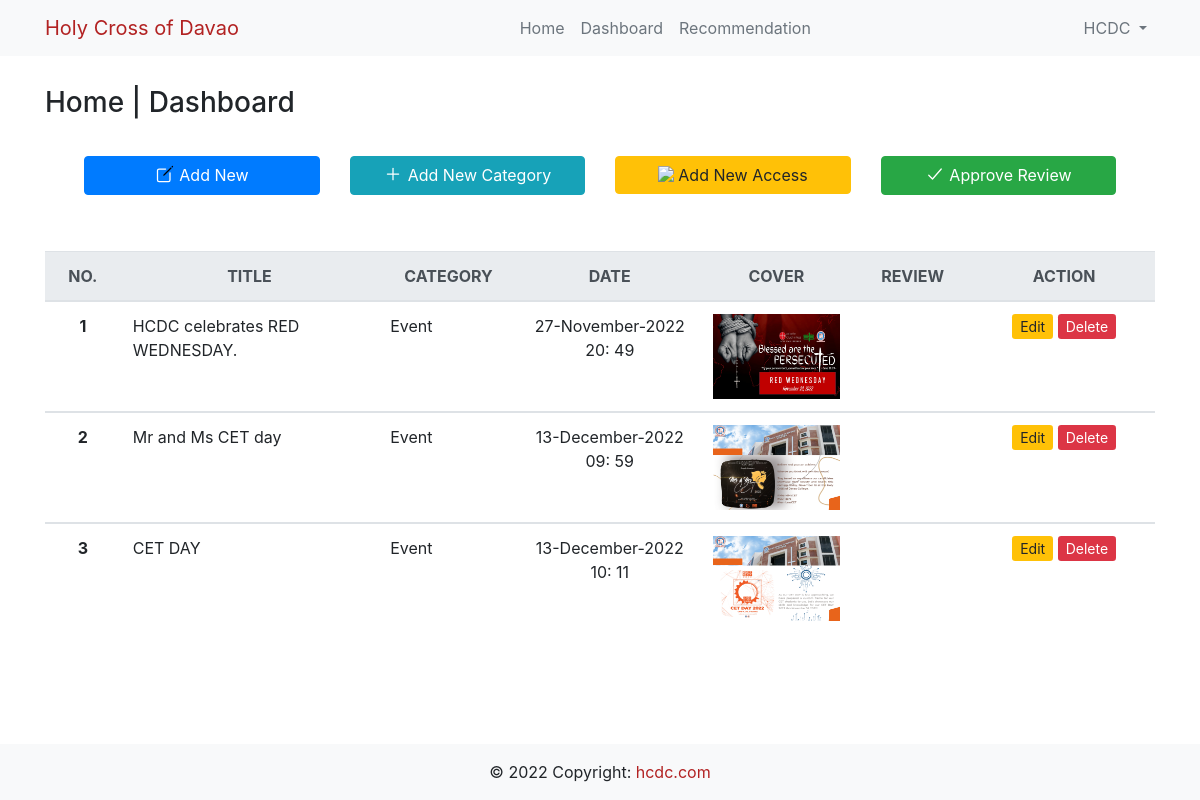
Page /admin/dashboard.php (signed in) on the committed database.
### tables this page shows
CREATE TABLE `posts` (
  `id` int(10) NOT NULL,
  `datetime` varchar(30) NOT NULL,
  `title` text NOT NULL,
  `subtitle` varchar(300) NOT NULL,
  `category` varchar(30) NOT NULL,
  `publisher` varchar(30) NOT NULL,
  `image` varchar(255) NOT NULL,
  `content` text NOT NULL
);

### admin/dashboard.php (the view, shortened to what this page needs)
<?php
	require '../config/config.php';
 ?>
<!DOCTYPE html>
<html lang="en">
<head>
    <link rel="stylesheet" href="https://stackpath.bootstrapcdn.com/bootstrap/4.4.1/css/bootstrap.min.css">
    <link rel="stylesheet" type="text/css" href="../assets/css/style.css">
</head>
<body>
	<nav class="navbar navbar-expand-lg fixed-top bg-light">
		<div class="container">
			<a class="navbar-brand" href="#">Holy Cross of Davao</a>
			<div class="collapse navbar-collapse" id="nav-collapse">
				<ul class="navbar-nav ml-auto mr-auto">
				    <li class="nav-item">
						<a class="nav-link text-secondary" href="../index.php">Home</a>
					</li>
					<li class="nav-item active">
						<a class="nav-link text-secondary" href="dashboard.php">Dashboard<span class="sr-only">(current)</span></a>
					</li>
					<li class="nav-item active">
						<a class="nav-link text-secondary" href="review.php">Recommendation<span class="sr-only">(current)</span></a>
					</li>
				</ul>
				<ul class="navbar-nav">
					<li class="nav-item dropdown">
						<a class="nav-link dropdown-toggle text-secondary" id="navbarDropdownMenuLink" data-toggle="dropdown" aria-haspopup="true" aria-expanded="false"> <?php echo $_SESSION['username']; ?> </a>
			  		</li>
				</ul>
			</div>
		</div>
	</nav>
	<header>
		<div class="container mg-top">
			<div class="pt-3 pb-1"><h3>Home | Dashboard</h3></div>
		</div>
	</header>
	<div class="container">
		<div class="mt-4 mx-4">
			<div class="row col-lg-12 p-0 m-0">
				<div class="col-md-3 mb-2">
					<a href="posts.php" class="btn btn-primary btn-block"> <img class="mb-1 d-icon" src="../assets/icons/create.svg"> Add New</a>
				</div>
				<div class="col-md-3 mb-2">
					<a href="categories.php" class="btn btn-info btn-block"> <img class="mb-1 d-icon" src="../assets/icons/add.svg"> Add New Category</a>
				</div>
				<div class="col-md-3 mb-2">
					<a href="admins.php" class="btn btn-warning btn-block"> <img class="mb-1 d-icon" src="../assets/icons/add-admin.svg"> Add New Access</a>
				</div>
				<div class="col-md-3 mb-2">
					<a href="review.php" class="btn btn-success btn-block"> <img class="mb-1 d-icon" src="../assets/icons/checkmark.svg"> Approve Review</a>
				</div>
			</div>
		</div>
		<div class="mt-5 col-lg-12">
			<div class="row">
				<table class="table table-hover">
					<thead class="thead-light">
					<tr>
						<th class="text-center" width="5%">NO.</th>
						<th class="text-center" width="17%">TITLE</th>
						<th class="text-center" width="7%">CATEGORY</th>
						<th class="text-center" width="12%">DATE</th>
						<th class="text-center" width="10%">COVER</th>
						<th class="text-center" width="8%">REVIEW</th>
						<th class="text-center" width="12%">ACTION</th>
					</tr>
					</thead>
					<?php
						$query = mysqli_query($con, "SELECT * FROM posts");
						$no = 1;
				    	while($row = mysqli_fetch_assoc($query)){
				     ?>
					<tbody>
					 <tr>
					 	<th scope="row" class="text-center"> <?php echo $no ?> </th>
					 	<td> <?php if (strlen($row['title'])>45) {
					 			$row['title'] = substr($row['title'],0,35).'...'; } ?>
					 		<?php echo $row['title']; ?>
					 	</td>
					 	<td> <?php echo $row['category'] ?> </td>
					 	<td class="text-center"> <?php echo $row['datetime'] ?> </td>
					 	<td> <img src="../uploads/<?php echo $row['image'] ?>" width="100%" > </td>
					 	<td class="text-center">
						</td>
					 	<td class="text-center">
						    <a href="editpost.php?id=<?php echo $row['id'] ?>" class="text-decoration-none"> <span class="btn-sm btn-warning">Edit</span> </a>
					 		<a href="deletepost.php?id=<?php echo $row['id'] ?>" class="text-decoration-none"> <span class="btn-sm btn-danger">Delete</span> </a>
					 	</td>
					 </tr>
					 </tbody>
					<?php
					 		$no++ ;
				    	}
					 ?>
				</table>
			</div>
		</div>
	</div>
	  <footer class="page-footer fixed-bottom bg-light">
        <div class="footer-copyright text-center py-3">© 2022 Copyright:
          <a href="../index.php"> hcdc.com</a>
        </div>
    </footer>
</body>
</html>

### assets/css/style.css (style rules this page uses)
a { color: #b22222; text-decoration: none; background-color: transparent; }
.mg-top { margin-top: 70px; }
.d-icon { max-width: 100%; max-height: 20px; }

### rows in the picture
posts: title "HCDC celebrates RED WEDNESDAY.", category "Event", datetime "27-November-2022 20: 49", image (picture)
posts: title "Mr and Ms CET day", category "Event", datetime "13-December-2022 09: 59", image (picture)
posts: title "CET DAY", category "Event", datetime "13-December-2022 10: 11", image (picture)

### other values in the picture
$_SESSION['username'] "HCDC"
